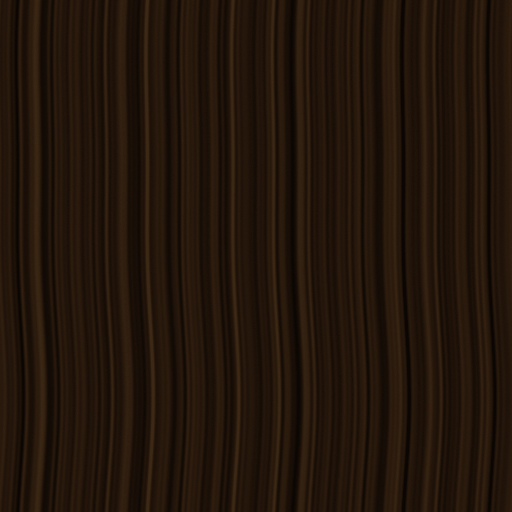
#> input picture assets/materials/wood.png, 512 x 512 px
$ python make-materials.py
#> lines starting #> are read from the running program, lines starting #| are printed output that depends on the picture
#> in is_placeholder, image is the input picture: PIL image 512x512 RGB; mean R, G, B 34.4, 21, 10.2
#!/usr/bin/env python3
"""The materials the game is built out of: wood, black marble, jasper, and one gold moulding.

D8 gives a surface a MATERIAL instead of a fill, and a material has to exist before a panel can wear it. This
writes the eight files in `assets/materials/` — three seamless tiles and five built pieces — and it writes them
the way `placeholder_art.py` writes a picture: marked `bnb-placeholder`, replaced by saving a painted file over
it, taken back out by `--clean`. Nothing here is precious.

Where the stone comes from and where it does not. The grain and the veining are cut out of the museum
photographs (`~/Downloads/IMG_25xx.jpg`); the COLOUR is not. The same stone measured 1.7x apart in luminance
between two of those photographs — a warm spot on one lintel, a window reflected in the vitrine at the other —
so every crop is reduced to its DETAIL (high-pass, flat-fielded: the lighting is what the blur holds, and the
blur is subtracted away), normalised to a fixed contrast, and then mapped through a ramp built out of
`MoonvineTheme`. The photograph supplies the veining; the palette supplies the colour.

⚠ FOUR OF THE PHOTOGRAPHS ARE LYING ON THEIR SIDE. Every file is 4032x3024; the portraits carry an EXIF
orientation flag that ffmpeg honours and PIL ignores. Everything here goes through `exif_transpose` first, and
`--contact` writes a sheet to look at, because a crop fraction is a guess until it has been seen.

⚠ A MATERIAL IS FELT, NOT SEEN. A surface carrying text may not compete with it, so the panel materials are
normalised to sigma 7 of 255 and the small fields — a plaque the size of a word — to 14. The number is printed
on every run; if a material starts shouting, that is where it shows.
"""
import argparse
import math
import random
from pathlib import Path

from PIL import Image, ImageChops, ImageDraw, ImageFilter, ImageOps, ImageStat
from PIL.PngImagePlugin import PngInfo

REPO = Path(__file__).resolve().parent.parent
OUT = REPO / "assets" / "materials"
PHOTOS = Path.home() / "Downloads"
MARK = "bnb-placeholder"

# ── the ramps, out of MoonvineTheme ───────────────────────────────────────────────
# Three stops: the shadow a grain sits in, the body of the material, and the bright accident in it — a vein of
# calcite, a highlight on a fibre. The body is what the eye reads as "the colour of this thing".
WOOD = [(0.0, (0x0b, 0x06, 0x03)), (0.5, (0x23, 0x15, 0x0a)), (1.0, (0x3c, 0x28, 0x14))]
MARBLE = [(0.0, (0x07, 0x05, 0x07)), (0.5, (0x1a, 0x15, 0x18)), (1.0, (0x93, 0x88, 0x8c))]
JASPER = [(0.0, (0x0a, 0x03, 0x05)), (0.5, (0x2e, 0x0a, 0x0e)), (1.0, (0x7d, 0x66, 0x5e))]
# ⚠ THE FIELD IS OXBLOOD AND NOT RASPBERRY. The first ramp put the body at #451118 with a pink vein,
# which reads as a bright berry red the moment it is laid out flat — the reference stone is browner,
# darker, and its veins are a warm grey. A red that cheerful would also have walked straight into D0's
# rule that red is not a warning here.

GOLD = (0xc9, 0xa2, 0x27)
GOLD_LIGHT = (0xe9, 0xd1, 0x8a)
GOLD_DARK = (0x7d, 0x64, 0x14)

PANEL_SIGMA = 7.0   # a big surface under text
FIELD_SIGMA = 14.0  # a small plaque that is allowed to look like stone

# Where each material is cut from, as fractions of the UPRIGHT photograph (after exif_transpose).
SOURCES = {
    "wood": ("IMG_2629.jpg", (0.40, 0.58, 0.55, 0.78)),      # the door leaf, matte and evenly lit
    "marble": ("IMG_2629.jpg", (0.283, 0.50, 0.327, 0.88)),  # the doorpost: black with white veining
    "jasper": ("IMG_2597.jpg", (0.18, 0.12, 0.78, 0.48)),    # the Eisenkappel slab, veins and all
}


def photo(name):
    return ImageOps.exif_transpose(Image.open(PHOTOS / name))


def cut(name, box):
    image = photo(name)
    w, h = image.size
    return image.crop((int(box[0] * w), int(box[1] * h), int(box[2] * w), int(box[3] * h))).convert("RGB")


# [13 lines left out: function detail, not called in this run]


def ramp(grey, stops):
    """Map a grey detail image through a three-stop colour ramp."""
    luts = []
    for channel in range(3):
        lut = []
        for v in range(256):
            t = v / 255.0
            for (t0, c0), (t1, c1) in zip(stops, stops[1:]):
                if t <= t1 or (t1, c1) is stops[-1]:
                    k = 0.0 if t1 == t0 else (t - t0) / (t1 - t0)
                    k = max(0.0, min(1.0, k))
                    lut.append(int(round(c0[channel] + (c1[channel] - c0[channel]) * k)))
                    break
        luts.append(lut)
    return Image.merge("RGB", [grey.point(lut) for lut in luts])


def to_sigma(grey, stops, sigma, tries=8):
    """Hit the contrast on the OUTPUT, not on the grey going in.

    ⚠ A RAMP IS A CONTRAST CHANGE. Normalising the detail to sigma 7 and then mapping it through three stops
    that span a third of the range delivers sigma 1.3 — the first run of this script wrote a wood grain nobody
    could see and printed the number that proved it. The gain is therefore solved against the ramped result.
    """
    out = ramp(grey, stops)
    for _ in range(tries):
        got = ImageStat.Stat(out.convert("L")).stddev[0] or 0.01
        if abs(got - sigma) < 0.3:
            break
        gain = sigma / got
        grey = grey.point(lambda v: max(0, min(255, int(128 + (v - 128) * gain))))
        out = ramp(grey, stops)
    return out


# [27 lines left out: function seamless, not called in this run]


def wood_grain(n, sigma, seed=7):
    """Wood is drawn, not photographed: the two photographs show it in perspective, and a plank's grain is a
    periodic thing that a tile can simply BE, instead of being cut to look like one."""
#> called with n = 512, sigma = 7, seed = 7
    # ⚠⚠ GRAIN IS A WAVELENGTH IN SCREEN PIXELS, NOT A FRACTION OF A TILE. The first panel tiled a 80 px
    # centre whose lowest components ran three cycles across it — about 8 px per stripe, five repeats across a
    # dialog — and the settings box came out in corduroy. Wood at panel size is FINE and QUIET: the low
    # frequencies that make a plank look like a plank at arm's length are the ones that make it look like a
    # barcode at 240. So the spectrum starts at 13, the falloff is gentle enough to keep the fine lines, and
    # the panel tiles at 240 px instead of 80 — D2's rule (encode at the size it is drawn) one layer up.
    rnd = random.Random(seed)
    parts = [(f, rnd.uniform(0, 2 * math.pi), 1.0 / f ** 0.25)
             for f in (13, 17, 23, 29, 37, 41, 53, 61, 73, 89, 101)]
#> parts = [(13, 2.03, 0.527), (17, 0.948, 0.492), (23, 4.09, 0.457), (29, 0.455, 0.431), (37, 3.37, 0.405), (41, 2.3, 0.395), (53, 0.364, 0.371), (61, 3.19, 0.358), (73, 0.236, 0.342), (89, 2.72, 0.326), (101, 0.439, 0.315)]
    grey = Image.new("L", (n, n))
#> grey: PIL image 512x512 L; every value is 0
    px = grey.load()
    for y in range(n):
        wobble = 3 * math.sin(2 * math.pi * y / n) + 1.5 * math.sin(4 * math.pi * y / n + 1.1)
        for x in range(n):
            u = 2 * math.pi * ((x + wobble) % n) / n
            v = sum(a * math.sin(f * u + p) for f, p, a in parts)
            px[x, y] = max(0, min(255, int(128 + 34 * v + rnd.uniform(-4, 4))))
    measured = ImageStat.Stat(grey).stddev[0] or 1.0
#> measured = 32.53
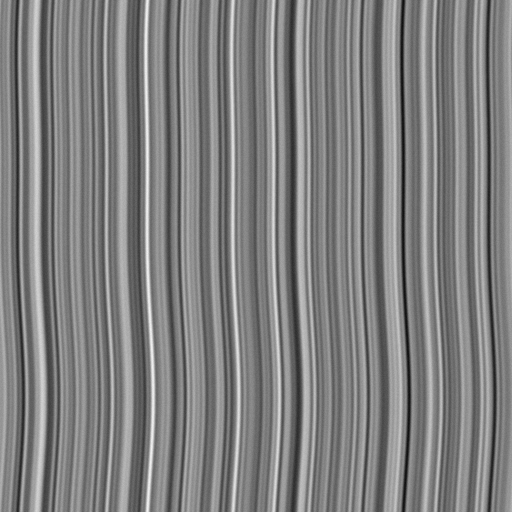
#> grey: PIL image 512x512 L; min 14, max 241, mean 127.5
    gain = sigma / measured
#> gain = 0.215
    return grey.point(lambda v: max(0, min(255, int(128 + (v - 128) * gain))))
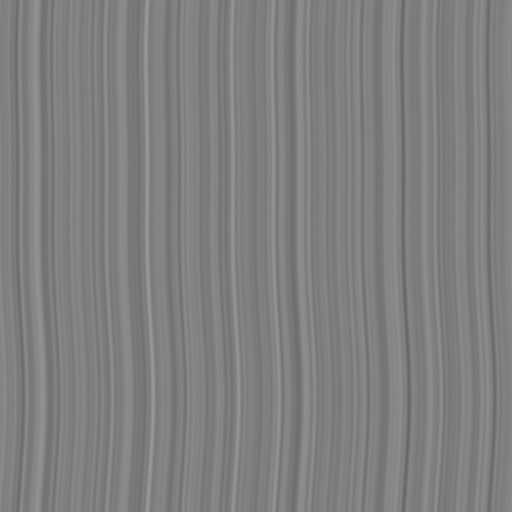
#> returned value: PIL image 512x512 L; min 103, max 152, mean 127.4


def tile(kind, n=512, sigma=PANEL_SIGMA):
    if kind == "wood":
        return to_sigma(wood_grain(n, sigma), WOOD, sigma)
#> in ramp, `luts = []`: luts = []
#> after the loop in ramp, `for channel in range(3):`: luts = 3 items
#> the loop in to_sigma, `for _ in range(tries):` made 2 passes
#> (got, gain) on pass 1: (1.01, 6.94)
#> got on pass 2: 6.81
#> pass 1, in to_sigma, `grey = grey.point(lambda v: max(0, min(255, int(128 + (v - 128) * gain..`:
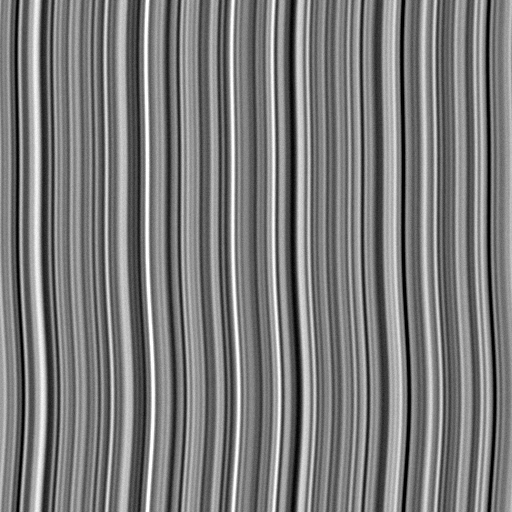
#> grey: PIL image 512x512 L; min 0, max 255, mean 123.4
    name, box = SOURCES[kind]
    stops = {"marble": MARBLE, "jasper": JASPER}[kind]
    return to_sigma(seamless(detail(cut(name, box), sigma), n), stops, sigma)


# ── the built pieces ──────────────────────────────────────────────────────────────

# [131 lines left out: functions bevel, dentils, nine_patch_ground, panel_wood, frame_stone, field_jasper and 2 more, not called in this run]


PIECES = {
    "wood.png": lambda: tile("wood"),
    "marble.png": lambda: tile("marble"),
    "jasper.png": lambda: tile("jasper", sigma=FIELD_SIGMA),
    "panel-wood.png": panel_wood,
    "panel-wood-rim.png": lambda: panel_wood(rim=True),
    "frame-stone.png": frame_stone,
    "field-jasper.png": field_jasper,
    "moulding-gold.png": moulding_gold,
    "rosette-gold.png": rosette_gold,
}


def save(image, path):
    info = PngInfo()
    info.add_text(MARK, "1")
    path.parent.mkdir(parents=True, exist_ok=True)
    image.save(path, "PNG", pnginfo=info, optimize=True)


def is_placeholder(path):
    try:
        with Image.open(path) as image:
            return MARK in (image.text or {})
    except Exception:
        return False


# [25 lines left out: function contact, not called in this run]


def main():
    parser = argparse.ArgumentParser(description=__doc__, formatter_class=argparse.RawDescriptionHelpFormatter)
    parser.add_argument("--force", action="store_true", help="overwrite a painted material as well")
    parser.add_argument("--clean", action="store_true", help="remove only what carries the placeholder mark")
    parser.add_argument("--only", nargs="+", metavar="FILE", help="just these pieces")
    parser.add_argument("--contact", metavar="PATH", help="write a contact sheet here and stop")
    args = parser.parse_args()

    if args.contact and not args.clean:
        if not OUT.exists():
            raise SystemExit("nothing to show — run without --contact first")
        contact(Path(args.contact))
        return

    if args.clean:
        gone = [p for p in sorted(OUT.glob("*.png")) if is_placeholder(p)]
        for path in gone:
            path.unlink()
        print(f"materials: removed {len(gone)} placeholder(s)")
        return

    names = args.only or list(PIECES)
    unknown = [n for n in names if n not in PIECES]
    if unknown:
        raise SystemExit(f"no material named: {', '.join(unknown)}")
    written = skipped = 0
    for name in names:
        path = OUT / name
        if path.exists() and not args.force and not is_placeholder(path):
            skipped += 1
            continue
        image = PIECES[name]()
        save(image, path)
        stat = ImageStat.Stat(image.convert("L"))
        print(f"  {name:20s} {image.width}x{image.height}  mean {stat.mean[0]:5.1f}  sigma {stat.stddev[0]:5.1f}")
#|   wood.png             512x512  mean  23.7  sigma   6.8
        written += 1
    print(f"materials: wrote {written} of {len(names)}" + (f", left {skipped} painted alone" if skipped else ""))
    print("run tools/import-art.sh once — Godot only shows a file the importer has seen")


if __name__ == "__main__":
#> (the run stopped early here; a loop or call above may not have finished)
